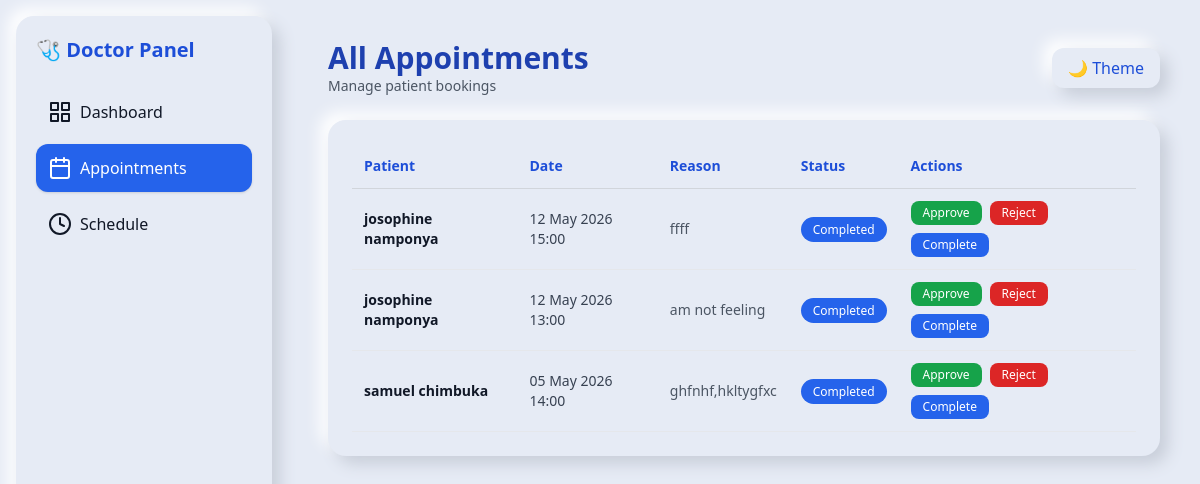
/doctor_appointments.php (signed in), run on the app's committed database.
### tables this page shows
CREATE TABLE IF NOT EXISTS `appointments` (
  `id` int NOT NULL AUTO_INCREMENT,
  `patient_id` int NOT NULL,
  `doctor_id` int NOT NULL,
  `appointment_date` datetime NOT NULL,
  `reason` text,
  `status` enum('pending','approved','rejected','completed') DEFAULT 'pending',
  `created_at` timestamp NULL DEFAULT CURRENT_TIMESTAMP,
  PRIMARY KEY (`id`),
  KEY `patient_id` (`patient_id`),
  KEY `doctor_id` (`doctor_id`)
);

CREATE TABLE IF NOT EXISTS `users` (
  `id` int NOT NULL AUTO_INCREMENT,
  `name` varchar(100) NOT NULL,
  `email` varchar(150) NOT NULL,
  `national_identification` varchar(50) NOT NULL,
  `password` varchar(255) NOT NULL,
  `role` enum('patient','doctor','admin') NOT NULL DEFAULT 'patient',
  `created_at` timestamp NULL DEFAULT CURRENT_TIMESTAMP,
  `status` varchar(20) DEFAULT 'active',
  `profile_image` varchar(255) DEFAULT NULL,
  PRIMARY KEY (`id`),
  UNIQUE KEY `email` (`email`),
  UNIQUE KEY `national_identification` (`national_identification`)
);

### doctor_appointments.php (the view, shortened to what this page needs)
<?php
require "db.php";
$doctor = $_SESSION['user'];
$doctor_id = $doctor['id'];
$stmt = $conn->prepare("
    SELECT a.*, u.name AS patient_name
    FROM appointments a
    JOIN users u ON u.id = a.patient_id
    WHERE a.doctor_id = ?
    ORDER BY a.appointment_date DESC
");
$stmt->bind_param("i", $doctor_id);
$stmt->execute();
$appointments = $stmt->get_result();
?>
<!DOCTYPE html>
<html>
<head>
<script src="https://cdn.tailwindcss.com"></script>
</head>
<body class="bg-[#e6ebf5] dark:bg-[#0B1220] text-gray-900 dark:text-white">
<div class="flex flex-col md:flex-row min-h-screen">
<aside class="w-full md:w-64 card m-4 p-5">
    <h1 class="text-xl font-bold mb-6 text-blue-700 dark:text-blue-400">🩺 Doctor Panel</h1>
    <nav class="flex md:flex-col gap-2 overflow-x-auto md:overflow-visible">
        <a href="doctor.php" class="flex items-center gap-2 p-3 rounded-xl hover:bg-blue-100 dark:hover:bg-gray-700 whitespace-nowrap">
            <i data-feather="grid"></i> Dashboard
        </a>
        <a href="doctor_appointments.php" class="flex items-center gap-2 p-3 rounded-xl bg-blue-600 text-white shadow whitespace-nowrap">
            <i data-feather="calendar"></i> Appointments
        </a>
        <a href="doctor_schedule.php" class="flex items-center gap-2 p-3 rounded-xl hover:bg-blue-100 dark:hover:bg-gray-700 whitespace-nowrap">
            <i data-feather="clock"></i> Schedule
        </a>
    </nav>
</aside>
<main class="flex-1 p-4 md:p-10">
    <div class="flex flex-col md:flex-row md:justify-between md:items-center gap-3 mb-6">
        <div>
            <h2 class="text-2xl md:text-3xl font-bold text-blue-800 dark:text-blue-300">
                All Appointments
            </h2>
            <p class="text-gray-600 dark:text-gray-400 text-sm">
                Manage patient bookings
            </p>
        </div>
        <button onclick="document.documentElement.classList.toggle('dark')"
                class="card px-4 py-2 rounded-xl w-fit text-blue-700 dark:text-blue-300">
            🌙 Theme
        </button>
    </div>
    <div class="card p-4 md:p-6 overflow-x-auto">
        <table class="w-full min-w-[700px] text-sm">
            <thead>
            <tr class="border-b border-gray-300 dark:border-gray-700">
                <th class="p-3 text-left text-blue-700 dark:text-blue-300">Patient</th>
                <th class="p-3 text-left text-blue-700 dark:text-blue-300">Date</th>
                <th class="p-3 text-left text-blue-700 dark:text-blue-300">Reason</th>
                <th class="p-3 text-left text-blue-700 dark:text-blue-300">Status</th>
                <th class="p-3 text-left text-blue-700 dark:text-blue-300">Actions</th>
            </tr>
            </thead>
            <tbody>
            <?php while($a = $appointments->fetch_assoc()): ?>
            <tr class="border-b border-gray-200 dark:border-gray-800 hover:bg-blue-50 dark:hover:bg-gray-800">
                <td class="p-3 font-semibold">
                    <?= htmlspecialchars($a['patient_name']) ?>
                </td>
                <td class="p-3 text-gray-700 dark:text-gray-300">
                    <?= date("d M Y H:i", strtotime($a['appointment_date'])) ?>
                </td>
                <td class="p-3 text-gray-600 dark:text-gray-400">
                    <?= htmlspecialchars($a['reason']) ?>
                </td>
                <td class="p-3">
                    <span class="px-3 py-1 rounded-full text-xs text-white
                        <?= $a['status']=='pending'?'bg-yellow-500':'' ?>
                        <?= $a['status']=='approved'?'bg-green-600':'' ?>
                        <?= $a['status']=='rejected'?'bg-red-600':'' ?>
                        <?= $a['status']=='completed'?'bg-blue-600':'' ?>">
                        <?= ucfirst($a['status']) ?>
                    </span>
                </td>
                <td class="p-3 flex flex-wrap gap-2">
                    <a href="?action=approved&id=<?= $a['id'] ?>"
                       class="px-3 py-1 text-xs rounded-lg bg-green-600 text-white hover:bg-green-700">
                        Approve
                    </a>
                    <a href="?action=rejected&id=<?= $a['id'] ?>"
                       class="px-3 py-1 text-xs rounded-lg bg-red-600 text-white hover:bg-red-700">
                        Reject
                    </a>
                    <a href="?action=completed&id=<?= $a['id'] ?>"
                       class="px-3 py-1 text-xs rounded-lg bg-blue-600 text-white hover:bg-blue-700">
                        Complete
                    </a>
                </td>
            </tr>
            <?php endwhile; ?>
            </tbody>
        </table>
    </div>
</main>
</div>
</body>
</html>

### doctor_appointments.php (style rules this page uses)
.card { background:#e6ebf5; border-radius:18px; box-shadow:8px 8px 16px #c8ced9,-8px -8px 16px #fff; }

### data on the page
appointments: users.name "josophine namponya", appointment_date "12 May 2026 15:00", reason "ffff", status "Completed"
appointments: users.name "josophine namponya", appointment_date "12 May 2026 13:00", reason "am not feeling", status "Completed"
appointments: users.name "samuel chimbuka", appointment_date "05 May 2026 14:00", reason "ghfnhf,hkltygfxc", status "Completed"
